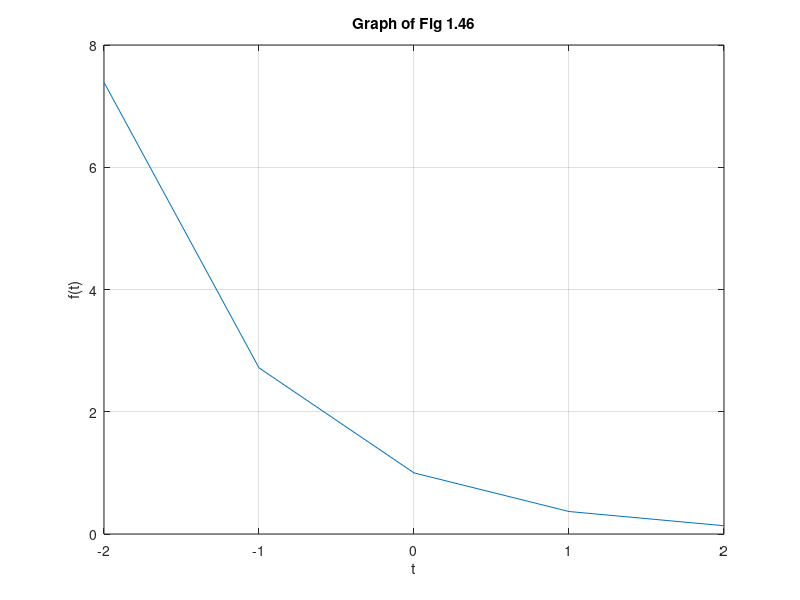
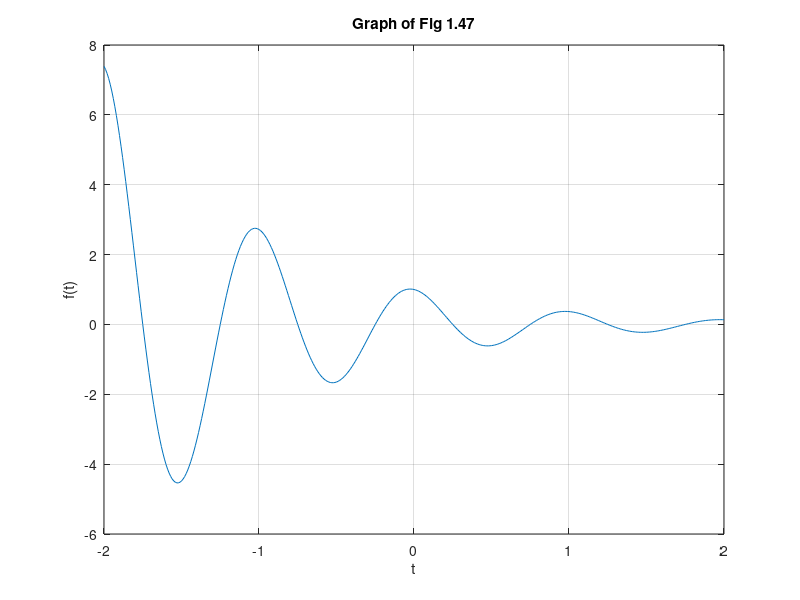
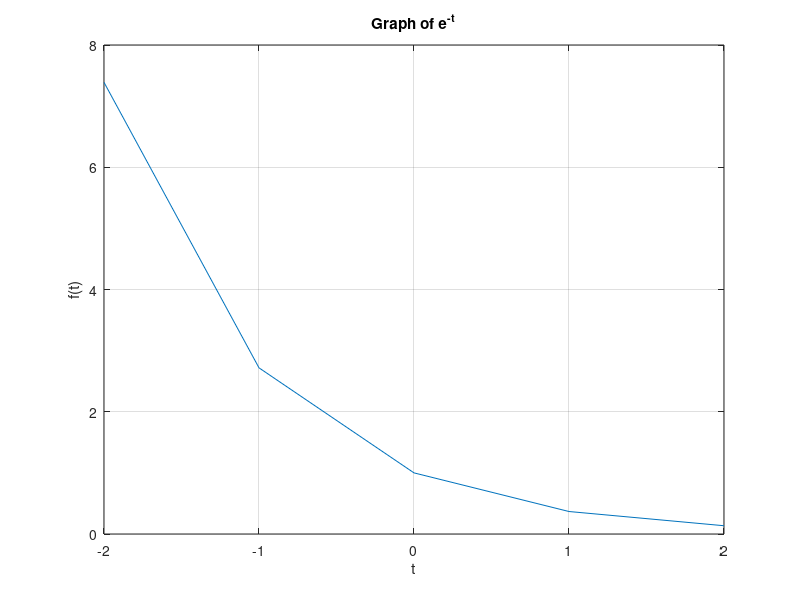

The MATLAB source for these figures, in order:
% Problem A.1
figure(1);                                                                     %the addition of the figure line allows for all graphs
                                                                                   %to pop up when running the code 

t = (-2:2);                                                                     % Time range for the function from -2 to 2
f = @(t) exp(-t).*cos(2*pi*t);		            %Define function 
plot(t,f(t));				            %plots the function f(t) vs time(t)
xlabel('t'); ylabel('f(t)'); title("Graph of Fig 1.46"); grid; %titles, and grid allows for gridlines on the graph

figure(2);
t = (-2:0.01:2);                                                              %Time range for the function from -2 to 2
f = @(t) exp(-t).*cos(2*pi*t);                                         %Define function 
plot(t,f(t));                                                                     %plots the function f(t) vs time(t)
xlabel('t'); ylabel('f(t)'); title("Graph of Fig 1.47"); grid; %titles, and grid allows for gridlines on the graph

%Problem A.2
figure(3);
t = (-2:2);				            % Time range for the function from -2 to 2
f = @(t) exp(-t);				            %Define function 	
plot(t,f(t));	                                                       %plots the function f(t) vs time(t)
xlabel('t'); ylabel('f(t)'); title("Graph of e^-^t"); grid;      %titles, and grid allows for gridlines on the graph